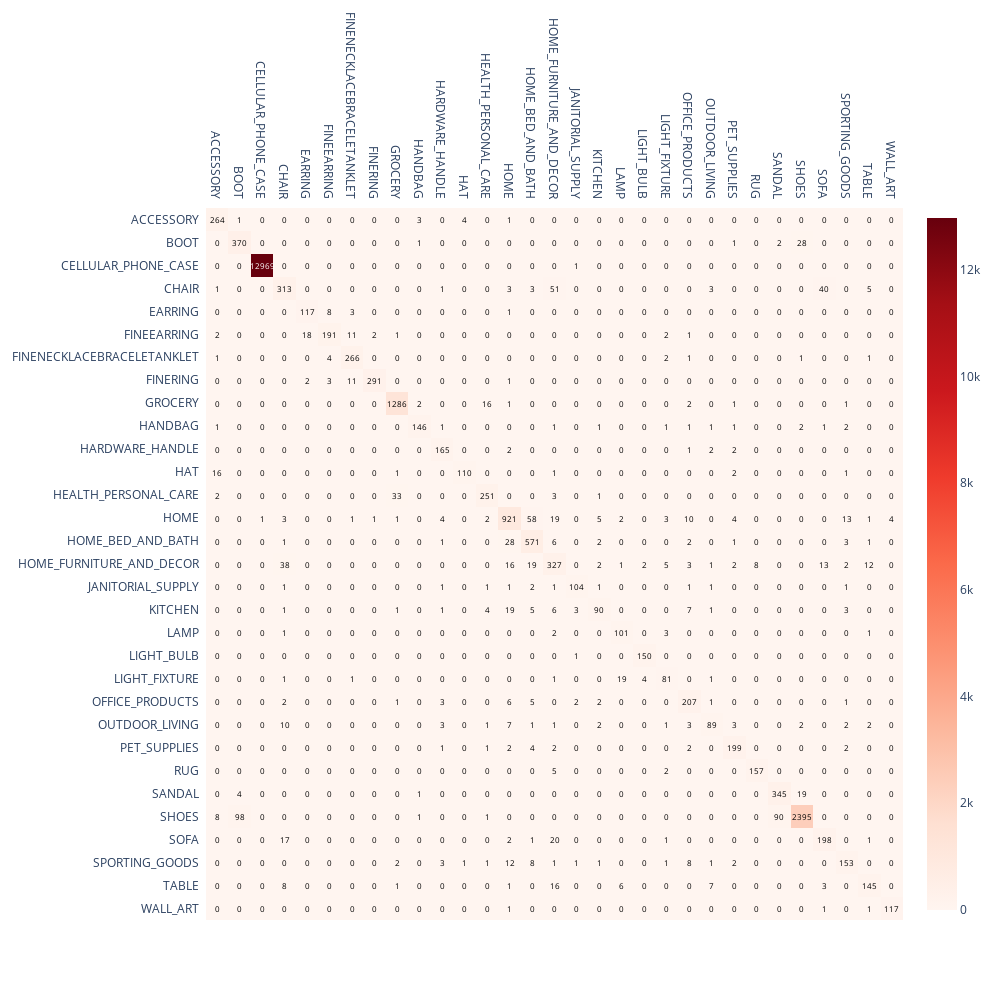

Notebook cell for this chart:
### Code cell
cm = sklearn.metrics.confusion_matrix(y_true=y_true, y_pred = y_pred)
cm_labels = labels
fig = ff.create_annotated_heatmap(cm[::-1],colorscale='reds',
                                      xtype='array',
                                      ytype='array',
                                      x=cm_labels,
                                      #x=cm_labels[::-1],
                                      #y=cm_labels[::-1],
                                      y=cm_labels[::-1],
            showscale=True,
            hoverongaps=True,
                                 )

for i in range(len(fig.layout.annotations)):
    fig.layout.annotations[i].font.size = 8

fig.update_layout(
    autosize=False,
    width=1000,
    height=1000,
   
)


fig.show()
